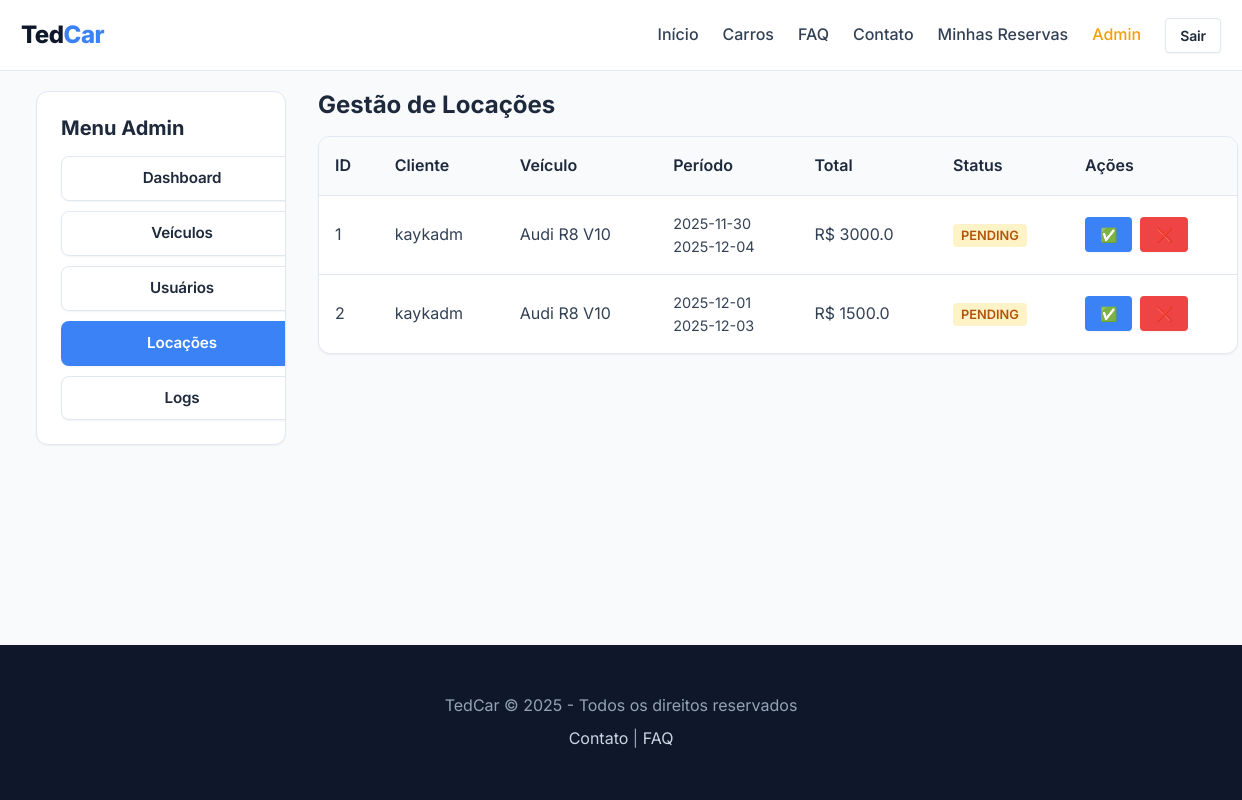
The page /admin/rentals (signed in) on the database as committed earlier.
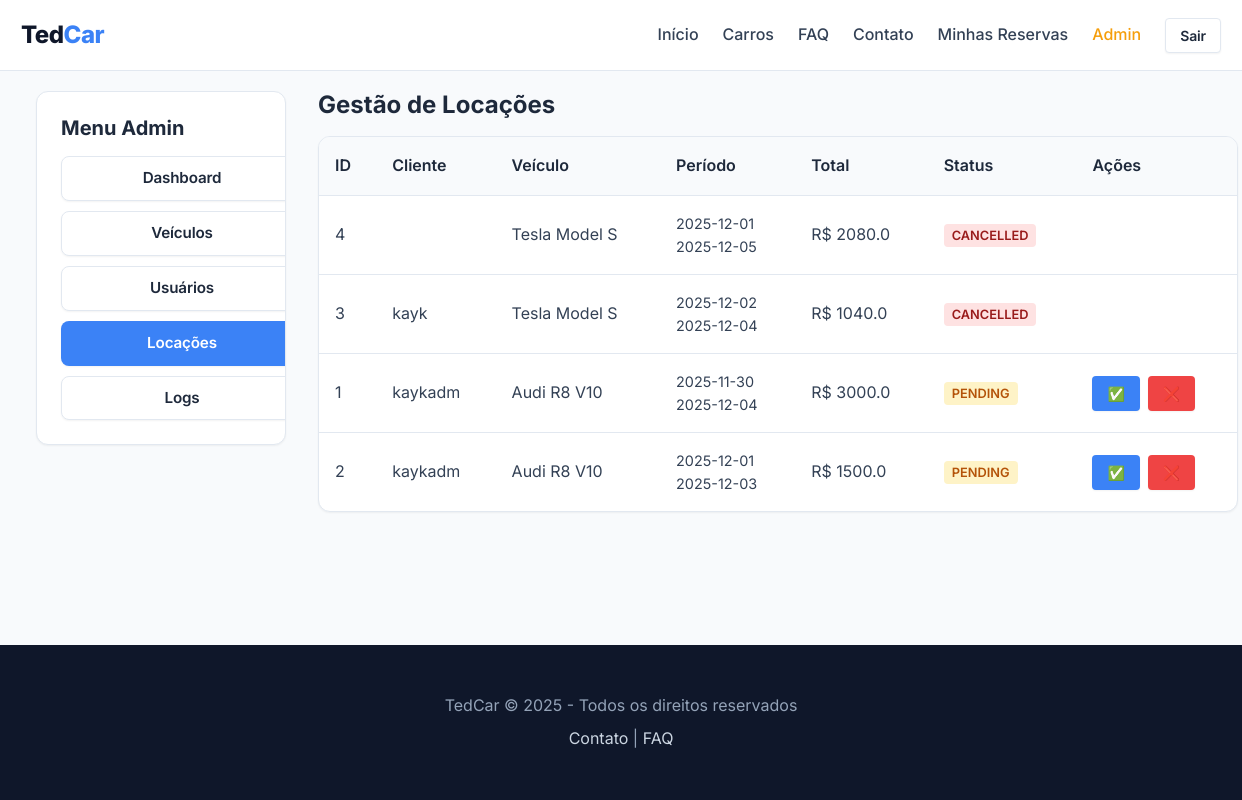
The same page on the database as committed later.
### tedcar_2.0/app.py (models this page shows)
class Reservation(db.Model):
    id = db.Column(db.Integer, primary_key=True)
    car_id = db.Column(db.Integer, db.ForeignKey('car.id'), nullable=False)
    user_id = db.Column(db.Integer, db.ForeignKey('user.id'), nullable=False)
    start_date = db.Column(db.String(20), nullable=False)
    end_date = db.Column(db.String(20), nullable=False)
    total_price = db.Column(db.Float, nullable=False)
    status = db.Column(db.String(20), default='pending') # pending, active, completed, cancelled
    created_at = db.Column(db.DateTime, default=datetime.utcnow)
    car = db.relationship('Car')
    user = db.relationship('User')

class User(UserMixin, db.Model):
    id = db.Column(db.Integer, primary_key=True)
    username = db.Column(db.String(150), unique=True, nullable=False)
    password = db.Column(db.String(150), nullable=False)
    is_admin = db.Column(db.Boolean, default=False)
    is_blocked = db.Column(db.Boolean, default=False)
    cars = db.relationship('Car', backref='owner', lazy=True)

class Car(db.Model):
    id = db.Column(db.Integer, primary_key=True)
    brand = db.Column(db.String(100), nullable=False)
    model = db.Column(db.String(100), nullable=False)
    plate = db.Column(db.String(20), nullable=True) # New
    year = db.Column(db.Integer, nullable=True) # New
    km = db.Column(db.Float, nullable=True) # New
    status = db.Column(db.String(20), default='available') # available, rented, maintenance
    price_per_day = db.Column(db.Float, nullable=False)
    image_url = db.Column(db.String(500), nullable=False)
    user_id = db.Column(db.Integer, db.ForeignKey('user.id'), nullable=True)

### tedcar_2.0/app.py (the view)
@app.route('/admin/rentals')
@login_required
@admin_required
def admin_rentals():
    reservations = Reservation.query.order_by(Reservation.created_at.desc()).all()
    return render_template('admin/rentals.html', reservations=reservations)

### tedcar_2.0/app.py (called while the page is built)
@login_manager.user_loader
def load_user(user_id):
    if user_id == 'MASTER':
        u = User(id=0, username=MASTER_USER, is_admin=True)
        u.get_id = lambda: 'MASTER'
        return u
    return User.query.get(int(user_id))

def admin_required(f):
    @wraps(f)
    def decorated_function(*args, **kwargs):
        if not current_user.is_authenticated:
            return login_manager.unauthorized()
        is_master = (current_user.get_id() == 'MASTER')
        if not is_master and not getattr(current_user, 'is_admin', False):
            flash('Acesso negado: Área restrita a administradores.', 'error')
            return redirect(url_for('index'))
        return f(*args, **kwargs)
    return decorated_function

### tedcar_2.0/templates/admin/rentals.html
{% extends "base.html" %}
{% block content %}
<div class="container" style="max-width: 1400px;">
    <div class="grid" style="grid-template-columns: 250px 1fr; gap: var(--spacing-xl);">
        <div class="card" style="height: fit-content;">
            <div class="card-body">
                <h3 class="card-title mb-md">Menu Admin</h3>
                <nav style="display: flex; flex-direction: column; gap: 10px;">
                    <a href="{{ url_for('admin_dashboard') }}" class="btn btn-outline w-full text-left">Dashboard</a>
                    <a href="{{ url_for('admin_cars') }}" class="btn btn-outline w-full text-left">Veículos</a>
                    <a href="{{ url_for('admin_users') }}" class="btn btn-outline w-full text-left">Usuários</a>
                    <a href="{{ url_for('admin_rentals') }}" class="btn btn-primary w-full text-left">Locações</a>
                    <a href="{{ url_for('admin_logs') }}" class="btn btn-outline w-full text-left">Logs</a>
                </nav>
            </div>
        </div>
        <div>
            <h2 class="mb-md">Gestão de Locações</h2>
            <div class="table-container">
                <table class="table">
                    <thead>
                        <tr>
                            <th>ID</th>
                            <th>Cliente</th>
                            <th>Veículo</th>
                            <th>Período</th>
                            <th>Total</th>
                            <th>Status</th>
                            <th>Ações</th>
                        </tr>
                    </thead>
                    <tbody>
                        {% for res in reservations %}
                        <tr>
                            <td>{{ res.id }}</td>
                            <td>{{ res.user.username }}</td>
                            <td>{{ res.car.brand }} {{ res.car.model }}</td>
                            <td>
                                <div style="font-size: 0.9rem;">
                                    {{ res.start_date }} <br> {{ res.end_date }}
                                </div>
                            </td>
                            <td>R$ {{ res.total_price }}</td>
                            <td>
                                <span
                                    style="padding: 4px 8px; border-radius: 4px; font-size: 0.8rem; font-weight: 600;
                                    background: {% if res.status == 'pending' %}#fef3c7{% elif res.status == 'active' %}#dbeafe{% elif res.status == 'completed' %}#dcfce7{% else %}#fee2e2{% endif %};
                                    color: {% if res.status == 'pending' %}#b45309{% elif res.status == 'active' %}#1e40af{% elif res.status == 'completed' %}#166534{% else %}#991b1b{% endif %};">
                                    {{ res.status|upper }}
                                </span>
                            </td>
                            <td>
                                <div class="flex gap-sm">
                                    {% if res.status == 'pending' %}
                                    <a href="{{ url_for('admin_rental_action', id=res.id, action='approve') }}"
                                        class="btn btn-sm btn-primary" title="Aprovar">✅</a>
                                    <a href="{{ url_for('admin_rental_action', id=res.id, action='cancel') }}"
                                        class="btn btn-sm btn-danger" title="Rejeitar">❌</a>
                                    {% elif res.status == 'active' %}
                                    <a href="{{ url_for('admin_rental_action', id=res.id, action='complete') }}"
                                        class="btn btn-sm btn-outline" title="Finalizar">🏁</a>
                                    {% endif %}
                                </div>
                            </td>
                        </tr>
                        {% endfor %}
                    </tbody>
                </table>
            </div>
        </div>
    </div>
</div>
{% endblock %}

### tedcar_2.0/templates/base.html (shortened to what this page needs)
<!DOCTYPE html>
<html lang="pt-BR">
<head>
    <link rel="stylesheet" href="{{ url_for('static', filename='css/style.css') }}">
    <link rel="stylesheet" href="{{ url_for('static', filename='css/animations.css') }}">
</head>
<body>
    {% include 'navbar.html' %}
    <div style="padding: 20px;">
        {% block content %}{% endblock %}
    </div>
    {% include 'footer.html' %}
</body>
</html>

### tedcar_2.0/templates/navbar.html
<nav class="navbar">
    <div class="container nav-container">
        <a href="{{ url_for('index') }}" class="nav-logo">Ted<span>Car</span></a>
        <div class="nav-menu">
            <a href="{{ url_for('index') }}" class="nav-link">Início</a>
            <a href="{{ url_for('cars') }}" class="nav-link">Carros</a>
            <a href="{{ url_for('faq') }}" class="nav-link">FAQ</a>
            <a href="{{ url_for('contact') }}" class="nav-link">Contato</a>
            {% if current_user.is_authenticated %}
            <a href="{{ url_for('my_reservations') }}" class="nav-link">Minhas Reservas</a>
            {% if current_user.is_admin %}
            <a href="{{ url_for('admin_dashboard') }}" class="nav-link" style="color: var(--accent-color);">Admin</a>
            {% endif %}
            <a href="{{ url_for('logout') }}" class="btn btn-sm btn-outline">Sair</a>
            {% else %}
            <a href="{{ url_for('login') }}" class="nav-link">Entrar</a>
            <a href="{{ url_for('register') }}" class="btn btn-sm btn-primary">Registrar</a>
            {% endif %}
        </div>
    </div>
</nav>

### tedcar_2.0/templates/footer.html
<footer class="footer">
    <div class="container footer-content">
        <p>TedCar © 2025 - Todos os direitos reservados</p>
        <p class="mt-sm">
            <a href="{{ url_for('contact') }}" style="color: #cbd5e1;">Contato</a> |
            <a href="{{ url_for('faq') }}" style="color: #cbd5e1;">FAQ</a>
        </p>
    </div>
</footer>

### tedcar_2.0/static/css/style.css (style rules this page uses)
:root { --primary-color: #0f172a; --secondary-color: #3b82f6; --accent-color: #f59e0b; --bg-color: #f8fafc; --card-bg: #ffffff; --text-main: #334155; --text-heading: #1e293b; --text-light: #94a3b8; --danger-color: #ef4444; --success-color: #22c55e; --border-color: #e2e8f0; --spacing-xs: 4px; --spacing-sm: 8px; --spacing-md: 16px; --spacing-lg: 24px; --spacing-xl: 32px; --spacing-2xl: 48px; --font-main: 'Inter', sans-serif; --shadow-sm: 0 1px 2px 0 rgb(0 0 0 / 0.05); --shadow-md: 0 4px 6px -1px rgb(0 0 0 / 0.1), 0 2px 4px -2px rgb(0 0 0 / 0.1); --shadow-lg: 0 10px 15px -3px rgb(0 0 0 / 0.1), 0 4px 6px -4px rgb(0 0 0 / 0.1); --radius-sm: 4px; --radius-md: 8px; --radius-lg: 12px; --radius-full: 9999px; }
* { margin: 0; padding: 0; box-sizing: border_box; }
body { font-family: var(--font-main); background-color: var(--bg-color); color: var(--text-main); line-height: 1.6; min-height: 100vh; display: flex; flex-direction: column; }
h1, h2, h3, h4, h5, h6 { color: var(--text-heading); font-weight: 700; line-height: 1.2; margin-bottom: var(--spacing-md); }
a { text-decoration: none; color: var(--secondary-color); transition: color 0.2s; }
.container { width: 100%; max-width: 1200px; margin: 0 auto; padding: 0 var(--spacing-md); }
.grid { display: grid; gap: var(--spacing-lg); }
.flex { display: flex; }
.gap-sm { gap: var(--spacing-sm); }
.btn { display: inline-flex; align-items: center; justify-content: center; padding: 0.625rem 1.25rem; border-radius: var(--radius-md); font-weight: 600; cursor: pointer; transition: all 0.2s cubic-bezier(0.4, 0, 0.2, 1); border: 1px solid transparent; font-size: 0.95rem; line-height: 1.5; letter-spacing: -0.01em; box-shadow: var(--shadow-sm); }
.btn-primary { background-color: var(--secondary-color); color: white; border-color: transparent; }
.btn-outline { background-color: transparent; border: 1px solid var(--border-color); color: var(--text-heading); background-color: white; }
.btn-danger { background-color: var(--danger-color); color: white; border-color: transparent; }
.btn-sm { padding: 0.375rem 0.875rem; font-size: 0.875rem; border-radius: var(--radius-sm); }
.card { background-color: var(--card-bg); border-radius: var(--radius-lg); box-shadow: var(--shadow-sm); overflow: hidden; border: 1px solid var(--border-color); transition: transform 0.2s, box-shadow 0.2s; }
.card-body { padding: var(--spacing-lg); }
.card-title { font-size: 1.25rem; margin-bottom: var(--spacing-sm); }
.navbar { background-color: rgba(255, 255, 255, 0.9); backdrop-filter: blur(10px); border-bottom: 1px solid var(--border-color); position: sticky; top: 0; z-index: 100; padding: var(--spacing-md) 0; }
.nav-container { display: flex; justify-content: space-between; align-items: center; }
.nav-logo { font-size: 1.5rem; font-weight: 800; color: var(--primary-color); letter-spacing: -0.5px; }
.nav-logo span { color: var(--secondary-color); }
.nav-menu { display: flex; gap: var(--spacing-lg); align-items: center; }
.nav-link { color: var(--text-main); font-weight: 500; }
.footer { background-color: var(--primary-color); color: white; padding: var(--spacing-2xl) 0; margin-top: auto; }
.footer-content { text-align: center; }
.footer p { color: #94a3b8; }
.table-container { overflow-x: auto; background: white; border-radius: var(--radius-lg); box-shadow: var(--shadow-sm); border: 1px solid var(--border-color); }
.table { width: 100%; border-collapse: collapse; }
.table th, .table td { padding: var(--spacing-md); text-align: left; border-bottom: 1px solid var(--border-color); }
.table th { background-color: #f8fafc; font-weight: 600; color: var(--text-heading); }
.table tr:last-child td { border-bottom: none; }
.mt-sm { margin-top: var(--spacing-sm); }
.mb-md { margin-bottom: var(--spacing-md); }
.w-full { width: 100%; }

Rows that differ between the two databases and show on the page:
added Reservation: id "4", car.brand "Tesla", car.model "Model S", start_date "2025-12-01", end_date "2025-12-05", total_price "2080.0", status "CANCELLED"
added Reservation: id "3", user.username "kayk", car.brand "Tesla", car.model "Model S", start_date "2025-12-02", end_date "2025-12-04", total_price "1040.0", status "CANCELLED"
